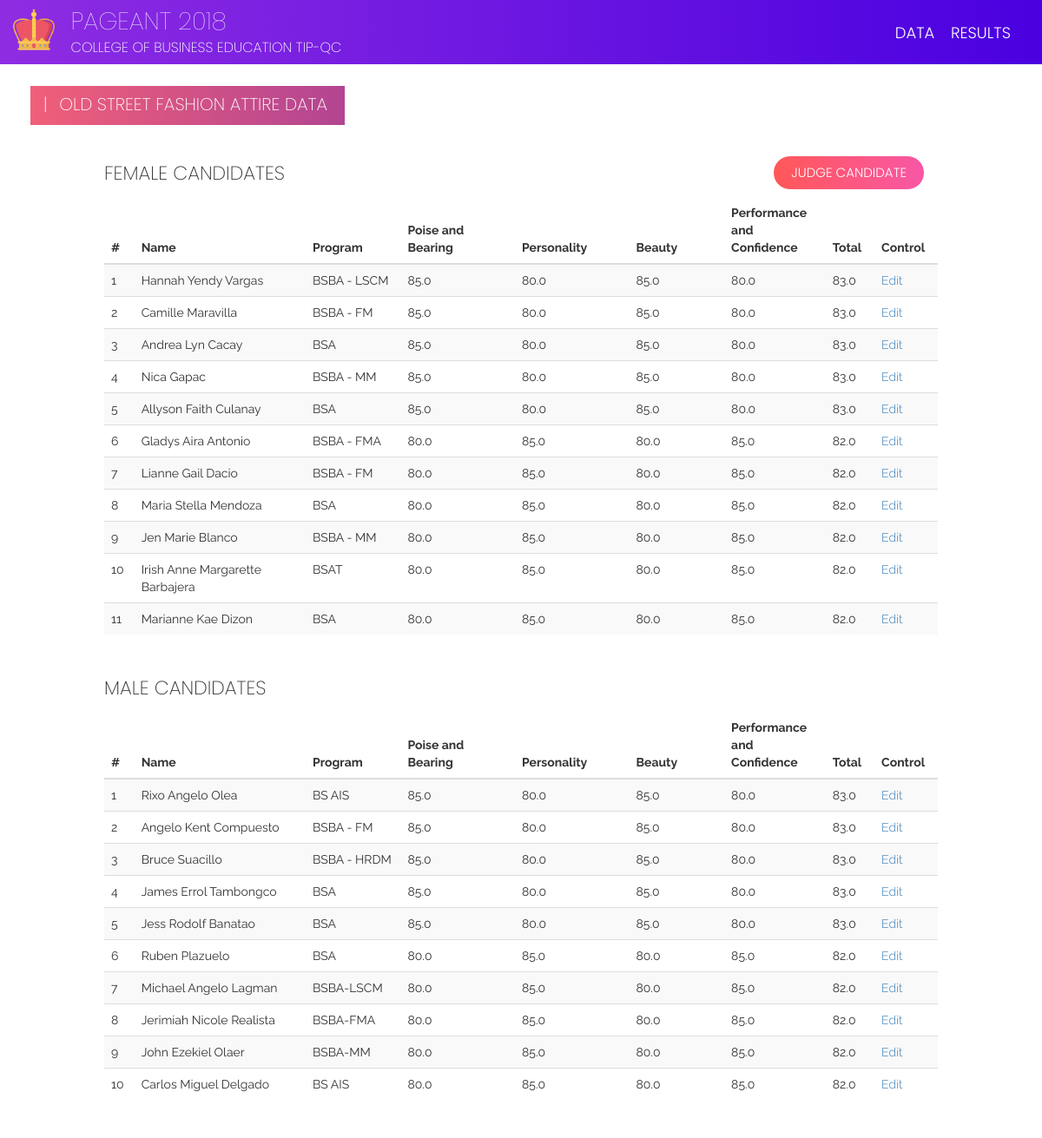
Page /candidates/old_street_fashion_attire/list (signed in) on the committed database.
### candidates/models.py (models this page shows, shortened)
class OldStreetFashionAttire(models.Model):
    candidate = models.ForeignKey(Candidate, on_delete=models.CASCADE)
    judge = models.ForeignKey(User, on_delete=models.CASCADE)
    poise_and_bearing = models.FloatField(validators=[MaxValueValidator(100), MinValueValidator(0)])
    personality = models.FloatField(validators=[MaxValueValidator(100), MinValueValidator(0)])
    beauty = models.FloatField(validators=[MaxValueValidator(100), MinValueValidator(0)])
    performance_and_confidence = models.FloatField(validators=[MaxValueValidator(100), MinValueValidator(0)])
    total = models.FloatField(null=True)
    class Meta:
        unique_together = ("candidate", "judge")

class Candidate(models.Model):
    idx = models.IntegerField(null=True)
    picture = models.ImageField(default="default.png")
    first_name = models.CharField(max_length=50)
    last_name = models.CharField(max_length=50)
    program = models.CharField(max_length=50)
    sex = models.CharField(max_length=8, choices=(('Male', 'Male'), ('Female', 'Female')))
    order = models.IntegerField(null=True)
    class Meta:
        ordering = ('idx', 'sex')

### candidates/views.py (the view)
# urls.py: path('old_street_fashion_attire/list', views.old_street_fashion_attire_list, name='old_street_fashion_attire_list'),
@login_required(login_url='admin:login')
def old_street_fashion_attire_list(request):
    data = OldStreetFashionAttire.objects.filter(judge=request.user).order_by('-total')
    return render(request, 'candidates/old_street_fashion_attire_list.html', {'data': data})

### candidates/templates/candidates/old_street_fashion_attire_list.html
{% extends 'add.html' %}
{% load static %}
{% block form %}
<link href="{% static 'css/add.css' %}" rel="stylesheet"/>
<div class="page-label-box">
    <h2 class="page-label">|<span style="padding-right: 8px;">  </span>Old Street Fashion Attire Data</h2>
</div>
<a id="btn-transact" class="btn btn-x btn-t-x" href="{% url 'candidates:old_street_fashion_attire_add' %}">Judge Candidate</a>
<div class="row" id="table-content">
    <h3 class="table-label-x">Female Candidates</h3>
    <table class="table table-striped">
        <thead>
        <tr>
            <th scope="col" style="width: 3%;">#</th>
            <th scope="col" style="width: 18%;">Name</th>
            <th scope="col" style="width: 10%;">Program</th>
            <th scope="col" style="width: 12%;">Poise and Bearing</th>
            <th scope="col" style="width: 12%;">Personality</th>
            <th scope="col" style="width: 10%;">Beauty</th>
            <th scope="col" style="width: 10%;">Performance and Confidence</th>
            <th scope="col" style="width: 5%;">Total</th>
            <th scope="col" style="width: 5%;">Control</th>
        </tr>
        </thead>
        <tbody>
        {% for each in data %}
        {% if each.candidate.sex == 'Female' %}
        <tr>
            <th scope="row">{{ each.candidate.idx }}</th>
            <td>{{ each.candidate.first_name }}<span> </span>{{ each.candidate.last_name }}</td>
            <td>{{ each.candidate.program }}</td>
            <td>{{ each.poise_and_bearing }}</td>
            <td>{{ each.personality }}</td>
            <td>{{ each.beauty }}</td>
            <td>{{ each.performance_and_confidence }}</td>
            <td>{{ each.total }}</td>
            <td><a href="{% url 'candidates:old_street_fashion_attire_detail' pk=each.pk %}">Edit</a></td>
        </tr>
        {% endif %}
        {% endfor %}
        </tbody>
    </table>
    <h3 class="table-label-x table-label-male">Male Candidates</h3>
    <table class="table table-striped">
        <thead>
        <tr>
            <th scope="col" style="width: 3%;">#</th>
            <th scope="col" style="width: 18%;">Name</th>
            <th scope="col" style="width: 10%;">Program</th>
            <th scope="col" style="width: 12%;">Poise and Bearing</th>
            <th scope="col" style="width: 12%;">Personality</th>
            <th scope="col" style="width: 10%;">Beauty</th>
            <th scope="col" style="width: 10%;">Performance and Confidence</th>
            <th scope="col" style="width: 5%;">Total</th>
            <th scope="col" style="width: 5%;">Control</th>
        </tr>
        </thead>
        <tbody>
        {% for each in data %}
        {% if each.candidate.sex == 'Male' %}
        <tr>
            <th scope="row">{{ each.candidate.idx }}</th>
            <td>{{ each.candidate.first_name }}<span> </span>{{ each.candidate.last_name }}</td>
            <td>{{ each.candidate.program }}</td>
            <td>{{ each.poise_and_bearing }}</td>
            <td>{{ each.personality }}</td>
            <td>{{ each.beauty }}</td>
            <td>{{ each.performance_and_confidence }}</td>
            <td>{{ each.total }}</td>
            <td><a href="{% url 'candidates:old_street_fashion_attire_detail' pk=each.pk %}">Edit</a></td>
        </tr>
        {% endif %}
        {% endfor %}
        </tbody>
    </table>
</div>
{% endblock %}

### staticfiles/css/base.css (style rules this page uses)
p, td, a, .btn-x { font-family: "Raleway", -apple-system, BlinkMacSystemFont, "Segoe UI", Roboto, "Helvetica Neue", Arial, sans-serif; font-weight: 300; }
.btn-x { text-transform: uppercase; border-radius: 0; }
table tbody tr th, table tbody tr td { font-size: 14px; font-weight: 400; }
h1, h2, h3, h4, h5, h6 { font-weight: 200; font-family: "Poppins", -apple-system, BlinkMacSystemFont, "Segoe UI", Roboto, "Helvetica Neue", Arial, sans-serif; }
.table-label-male { margin-top: 50px; }
.page-label { text-transform: uppercase; padding-left: 15px; margin-top: 10px; padding-right: 20px; font-size: 20px; font-weight: 200; color: white; }
.table-label-x { margin-bottom: 15px; text-transform: uppercase; font-size: 22px; }
.page-label-box { background: #B24592; background: -webkit-linear-gradient(to right, #F15F79, #B24592); background: linear-gradient(to right, #F15F79, #B24592); display: inline-block; margin-left: 20px; height: 45px; margin-top: 25px; }
body { font-family: "Raleway", -apple-system, BlinkMacSystemFont, "Segoe UI", Roboto, "Helvetica Neue", Arial, sans-serif; font-weight: 400; }
.btn-x { margin-top: 15px; margin-left: -15px; font-family: "Poppins", -apple-system, BlinkMacSystemFont, "Segoe UI", Roboto, "Helvetica Neue", Arial, sans-serif; font-weight: 300; font-size: 15px; padding-top: 8px; }
#btn-transact { background: #f857a6; background: -webkit-linear-gradient(to right, #ff5858, #f857a6); background: linear-gradient(to right, #ff5858, #f857a6); border-radius: 20px; border-color: white; color: white; height: 40px; padding-left: 20px; padding-right: 20px; }
.btn-t-x { float: right; margin-right: 10vw; margin-top: 105px; }

### staticfiles/css/add.css (style rules this page uses)
#table-content { width: 80vw; margin: 2vw auto; }

### rows in the picture
OldStreetFashionAttire: candidate.idx "1", candidate.first_name "Hannah Yendy", candidate.last_name "Vargas", candidate.program "BSBA - LSCM", poise_and_bearing "85.0", personality "80.0", beauty "85.0", performance_and_confidence "80.0", total "83.0"
OldStreetFashionAttire: candidate.idx "2", candidate.first_name "Camille", candidate.last_name "Maravilla", candidate.program "BSBA - FM", poise_and_bearing "85.0", personality "80.0", beauty "85.0", performance_and_confidence "80.0", total "83.0"
OldStreetFashionAttire: candidate.idx "3", candidate.first_name "Andrea Lyn", candidate.last_name "Cacay", candidate.program "BSA", poise_and_bearing "85.0", personality "80.0", beauty "85.0", performance_and_confidence "80.0", total "83.0"
OldStreetFashionAttire: candidate.idx "4", candidate.first_name "Nica", candidate.last_name "Gapac", candidate.program "BSBA - MM", poise_and_bearing "85.0", personality "80.0", beauty "85.0", performance_and_confidence "80.0", total "83.0"
OldStreetFashionAttire: candidate.idx "5", candidate.first_name "Allyson Faith", candidate.last_name "Culanay", candidate.program "BSA", poise_and_bearing "85.0", personality "80.0", beauty "85.0", performance_and_confidence "80.0", total "83.0"
OldStreetFashionAttire: candidate.idx "6", candidate.first_name "Gladys Aira", candidate.last_name "Antonio", candidate.program "BSBA - FMA", poise_and_bearing "80.0", personality "85.0", beauty "80.0", performance_and_confidence "85.0", total "82.0"
OldStreetFashionAttire: candidate.idx "7", candidate.first_name "Lianne Gail", candidate.last_name "Dacio", candidate.program "BSBA - FM", poise_and_bearing "80.0", personality "85.0", beauty "80.0", performance_and_confidence "85.0", total "82.0"
OldStreetFashionAttire: candidate.idx "8", candidate.first_name "Maria Stella", candidate.last_name "Mendoza", candidate.program "BSA", poise_and_bearing "80.0", personality "85.0", beauty "80.0", performance_and_confidence "85.0", total "82.0"
OldStreetFashionAttire: candidate.idx "9", candidate.first_name "Jen Marie", candidate.last_name "Blanco", candidate.program "BSBA - MM", poise_and_bearing "80.0", personality "85.0", beauty "80.0", performance_and_confidence "85.0", total "82.0"
OldStreetFashionAttire: candidate.idx "10", candidate.first_name "Irish Anne Margarette", candidate.last_name "Barbajera", candidate.program "BSAT", poise_and_bearing "80.0", personality "85.0", beauty "80.0", performance_and_confidence "85.0", total "82.0"
OldStreetFashionAttire: candidate.idx "11", candidate.first_name "Marianne Kae", candidate.last_name "Dizon", candidate.program "BSA", poise_and_bearing "80.0", personality "85.0", beauty "80.0", performance_and_confidence "85.0", total "82.0"
OldStreetFashionAttire: candidate.idx "1", candidate.first_name "Rixo Angelo", candidate.last_name "Olea", candidate.program "BS AIS", poise_and_bearing "85.0", personality "80.0", beauty "85.0", performance_and_confidence "80.0", total "83.0"
OldStreetFashionAttire: candidate.idx "2", candidate.first_name "Angelo Kent", candidate.last_name "Compuesto", candidate.program "BSBA - FM", poise_and_bearing "85.0", personality "80.0", beauty "85.0", performance_and_confidence "80.0", total "83.0"
OldStreetFashionAttire: candidate.idx "3", candidate.first_name "Bruce", candidate.last_name "Suacillo", candidate.program "BSBA - HRDM", poise_and_bearing "85.0", personality "80.0", beauty "85.0", performance_and_confidence "80.0", total "83.0"
OldStreetFashionAttire: candidate.idx "4", candidate.first_name "James Errol", candidate.last_name "Tambongco", candidate.program "BSA", poise_and_bearing "85.0", personality "80.0", beauty "85.0", performance_and_confidence "80.0", total "83.0"
OldStreetFashionAttire: candidate.idx "5", candidate.first_name "Jess Rodolf", candidate.last_name "Banatao", candidate.program "BSA", poise_and_bearing "85.0", personality "80.0", beauty "85.0", performance_and_confidence "80.0", total "83.0"
OldStreetFashionAttire: candidate.idx "6", candidate.first_name "Ruben", candidate.last_name "Plazuelo", candidate.program "BSA", poise_and_bearing "80.0", personality "85.0", beauty "80.0", performance_and_confidence "85.0", total "82.0"
OldStreetFashionAttire: candidate.idx "7", candidate.first_name "Michael Angelo", candidate.last_name "Lagman", candidate.program "BSBA-LSCM", poise_and_bearing "80.0", personality "85.0", beauty "80.0", performance_and_confidence "85.0", total "82.0"
OldStreetFashionAttire: candidate.idx "8", candidate.first_name "Jerimiah Nicole", candidate.last_name "Realista", candidate.program "BSBA-FMA", poise_and_bearing "80.0", personality "85.0", beauty "80.0", performance_and_confidence "85.0", total "82.0"
OldStreetFashionAttire: candidate.idx "9", candidate.first_name "John Ezekiel", candidate.last_name "Olaer", candidate.program "BSBA-MM", poise_and_bearing "80.0", personality "85.0", beauty "80.0", performance_and_confidence "85.0", total "82.0"
OldStreetFashionAttire: candidate.idx "10", candidate.first_name "Carlos Miguel", candidate.last_name "Delgado", candidate.program "BS AIS", poise_and_bearing "80.0", personality "85.0", beauty "80.0", performance_and_confidence "85.0", total "82.0"
